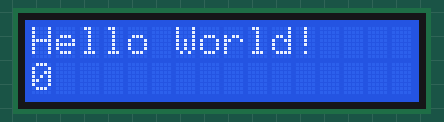
A sketch run on a simulated ESP8266 (NodeMCU). Parts: 16×2 character LCD.

Above: at 0.1 s.
At 4.1 s:
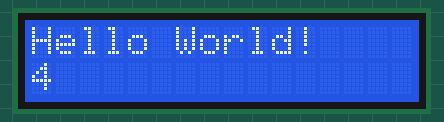
At 9.1 s:
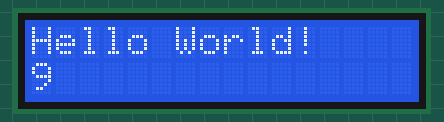
At 19.1 s:
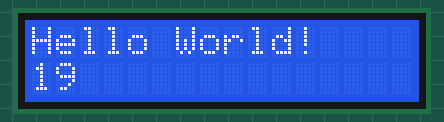
At 29.1 s:
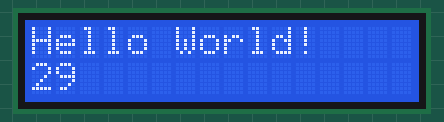
At 39.1 s:
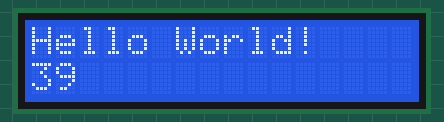

The sketch:

simpleLcdPrint.ino
```cpp
#include <LiquidCrystal.h>
#include <ESP8266WiFi.h>
#include <WiFiClient.h>
#include <WiFiClientSecure.h>


const int rs = 5, en = 4, d4 = 16, d5 = 14, d6 = 12, d7 = 13;
LiquidCrystal lcd(rs, en, d4, d5, d6, d7);

void setup() {
  // Setup the LCD's number of columns and rows:
  lcd.begin(16,2);

  // Print a message to the LCD
  lcd.print("Hello World!");

}

void loop() {
  // set cursor to column 0, line 1
  lcd.setCursor(0,1);

  // print number of seconds since reset
  lcd.print(millis()/1000);

}
```

Measured:
- what the display in image 1 shows lasts 1.0 s, from 4.0 s to 5.0 s
